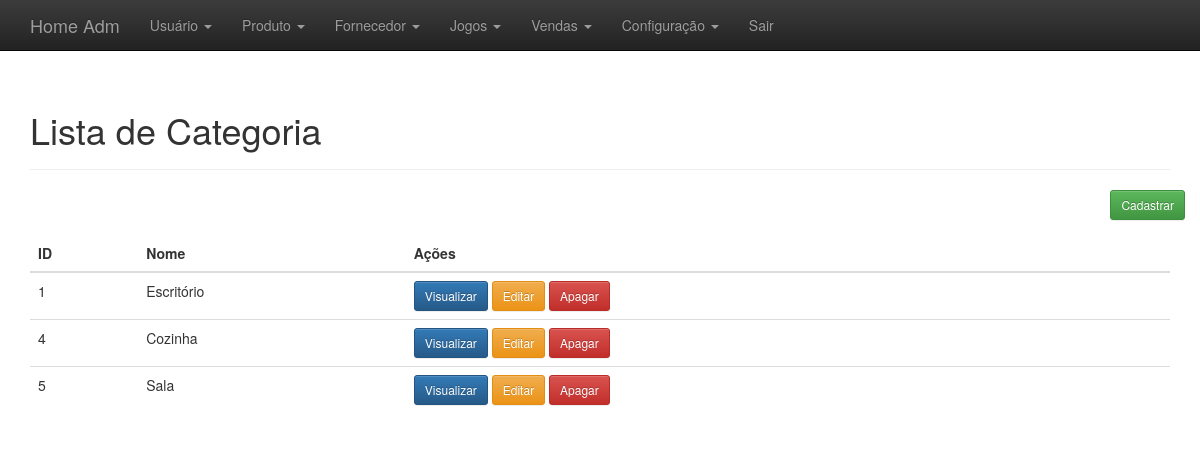
The page /adm/administrativo.php?link=7 (signed in) on the database its author committed.
### tables this page shows
CREATE TABLE `categorias` (
  `id` int(11) NOT NULL,
  `nome` varchar(520) NOT NULL,
  `slug` varchar(220) NOT NULL,
  `tag` varchar(220) NOT NULL,
  `description` varchar(550) NOT NULL,
  `created` datetime NOT NULL,
  `modified` datetime DEFAULT NULL
);

### adm/listar_categoria.php (the view, shortened to what this page needs)
<?php
	include_once("conexao.php");
	$resultado=mysqli_query($conectar,"SELECT * FROM categorias ORDER BY 'id'");
?>
<div class="container theme-showcase" role="main">
  <div class="page-header">
	<h1>Lista de Categoria</h1>
  </div>
  <div class="row espaco">
		<div class="pull-right">
			<a href="administrativo.php?link=6"><button type='button' class='btn btn-sm btn-success'>Cadastrar</button></a>
		</div>
	</div>
  <div class="row">
	<div class="col-md-12">
	  <table class="table">
		<thead>
		  <tr>
			<th>ID</th>
			<th>Nome</th>
			<th>Ações</th>
		  </tr>
		</thead>
		<tbody>
			<?php
				while($linhas = mysqli_fetch_array($resultado)){
					echo "<tr>";
						echo "<td>".$linhas['id']."</td>";
						echo "<td>".$linhas['nome']."</td>";
						?>
						<td>
						<a href='administrativo.php?link=8&id=<?php echo $linhas['id']; ?>'><button type='button' class='btn btn-sm btn-primary'>Visualizar</button></a>
						<a href='administrativo.php?link=9&id=<?php echo $linhas['id']; ?>'><button type='button' class='btn btn-sm btn-warning'>Editar</button></a>
						<a href='processa/proc_apagar_cat_prod.php?id=<?php echo $linhas['id']; ?>'><button type='button' class='btn btn-sm btn-danger'>Apagar</button></a>
						<?php
					echo "</tr>";
				}
			?>
		</tbody>
	  </table>
	</div>
	</div>
</div>

### adm/css/theme.css (style rules this page uses)
body { padding-top: 70px; padding-bottom: 30px; }
.espaco { margin-bottom:15px; }
body { position: relative; overflow-x: hidden; }
body, html { height: 100%; }

### rows shown on the page
categorias: id "1", nome "Escritório"
categorias: id "4", nome "Cozinha"
categorias: id "5", nome "Sala"
